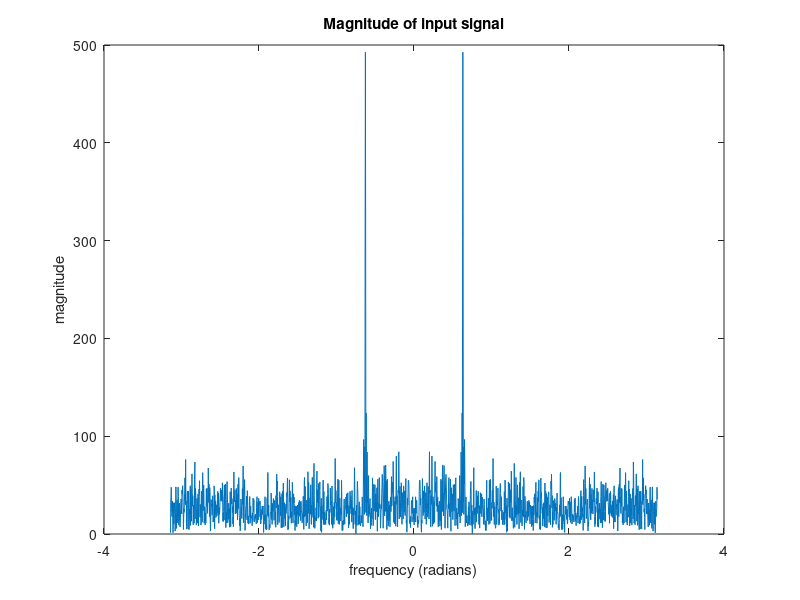
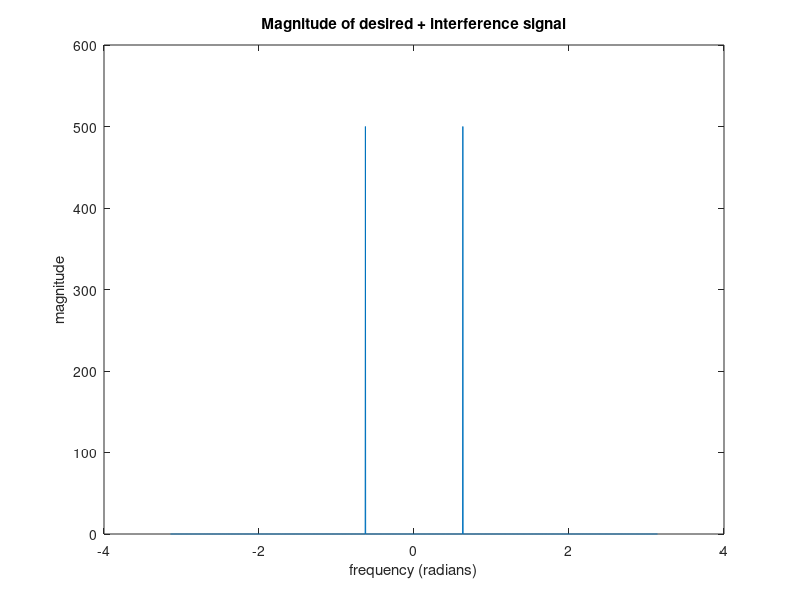
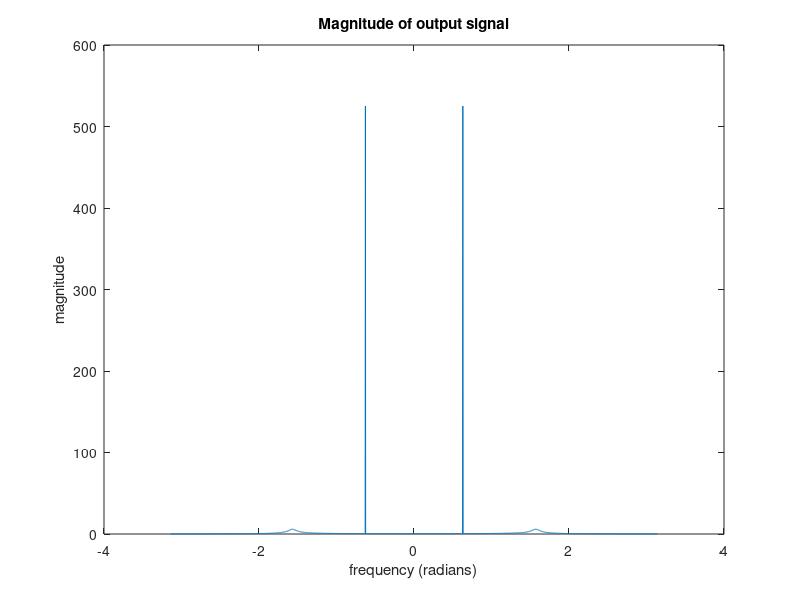
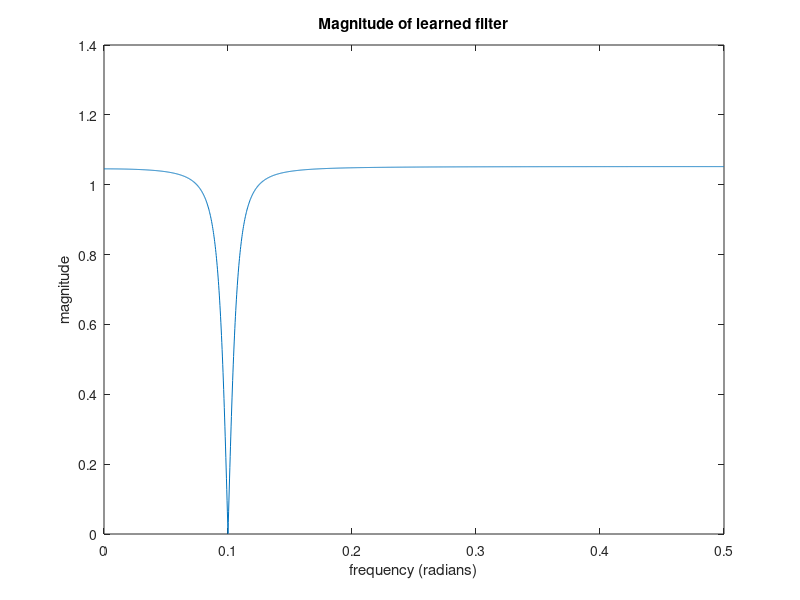

These charts were generated, in order, by the following MATLAB code:
%% Adaptive notch filter
% Tyler Olivieri & Eric Stahl
% ESE531 DSP Final Project

clc;clear;close all;

load('speech.mat');
load('speech_fs.mat');

mu = .0001; % learning rate
a = 0; % a = -2cos(w)
f_d = .1;  % desired frequency(s)
f_i = .1;  % interference frequency
l = 1000; % length of signals
r = .95; % rejection bandwidth

n = 1:l;
% generate desired signal (for now a simple sine wave)
x_d = awgn(sin(2*pi*f_d*n),0);

% generate interference signal (very low signal to interference ratio)
x_i = 10*sin(2*pi*f_i*n);
n= 1:length(data);
x_ispeech = .5*sin(2*pi*f_i*n);
x_n = (data'/2) + x_ispeech;

% mix signals
%x_n = x_d + x_i;

%initialize output vector
y_n = zeros([1 length(x_n)]);

% learn adaptive notch filter
for i = 3:length(x_n)
    
    % calculate intermediate sample
    e_n = x_n(i) + a*x_n(i-1) + x_n(i-2);
    
    % calculate output sample
    y_n(i) = e_n - r*a*y_n(i-1) - (r^2)*y_n(i-2);
    
    % update parameter a
    a = a - mu*y_n(i)*x_n(i-1);
    
    % reset a to 0 if outside -2 <= a <= 2 bound
    if (a <= -2)
        a = 0;
    end
    if (a >= 2)
        a = 0;
    end
    
end

% plot frequency response of input signal
w = linspace(-pi,pi,l*2);
H = abs(fftshift(fft(x_d, l*2)));
figure;
plot(w,H)
title('Magnitude of input signal');
xlabel('frequency (radians)');
ylabel('magnitude');

% plot frequency response of corrupted signal
w = linspace(-pi,pi,l*2);
H = abs(fftshift(fft(x_n, l*2)));
figure;
plot(w,H)
title('Magnitude of desired + interference signal');
xlabel('frequency (radians)');
ylabel('magnitude');

% plot frequency response of output signal
w = linspace(-pi,pi,l*2);
H = abs(fftshift(fft(y_n, l*2)));
figure;
plot(w,H)
title('Magnitude of output signal');
xlabel('frequency (radians)');
ylabel('magnitude');

% frequency response of learned filter ** normalized so freq appears 0 to
% .5
b = [1 a 1];
aa = [1 r*a r*r];
[H,w] = freqz(b,aa,l*2);
figure;
plot(w/(2*pi),abs(H))
title('Magnitude of learned filter');
xlabel('frequency (radians)');
ylabel('magnitude');

